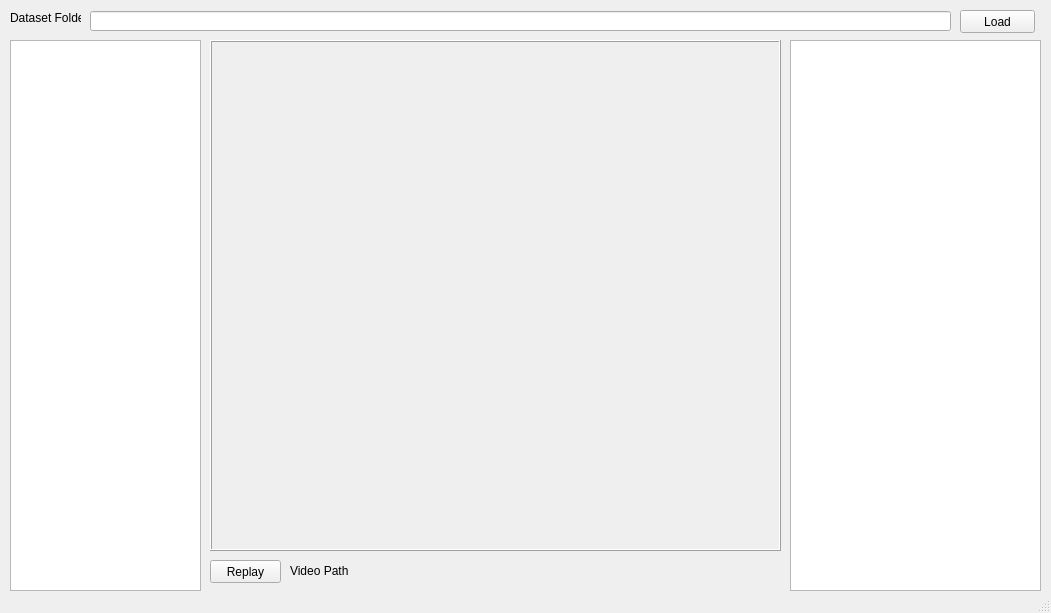
<?xml version="1.0" encoding="UTF-8"?>
<ui version="4.0">
 <class>MainWindow</class>
 <widget class="QMainWindow" name="MainWindow">
  <property name="geometry">
   <rect>
    <x>0</x>
    <y>0</y>
    <width>1051</width>
    <height>613</height>
   </rect>
  </property>
  <property name="windowTitle">
   <string>SVQA Dataset Viewer</string>
  </property>
  <widget class="QWidget" name="centralwidget">
   <widget class="QListWidget" name="videosListWidget">
    <property name="geometry">
     <rect>
      <x>10</x>
      <y>40</y>
      <width>191</width>
      <height>551</height>
     </rect>
    </property>
   </widget>
   <widget class="QLineEdit" name="datasetFolderLineEdit">
    <property name="geometry">
     <rect>
      <x>90</x>
      <y>11</y>
      <width>861</width>
      <height>20</height>
     </rect>
    </property>
   </widget>
   <widget class="QLabel" name="label">
    <property name="geometry">
     <rect>
      <x>10</x>
      <y>10</y>
      <width>71</width>
      <height>16</height>
     </rect>
    </property>
    <property name="text">
     <string>Dataset Folder</string>
    </property>
   </widget>
   <widget class="QPushButton" name="loadDatasetButton">
    <property name="geometry">
     <rect>
      <x>960</x>
      <y>10</y>
      <width>75</width>
      <height>23</height>
     </rect>
    </property>
    <property name="text">
     <string>Load</string>
    </property>
   </widget>
   <widget class="QFrame" name="videoFrame">
    <property name="geometry">
     <rect>
      <x>210</x>
      <y>40</y>
      <width>571</width>
      <height>511</height>
     </rect>
    </property>
    <property name="autoFillBackground">
     <bool>false</bool>
    </property>
    <property name="frameShape">
     <enum>QFrame::Box</enum>
    </property>
    <property name="frameShadow">
     <enum>QFrame::Raised</enum>
    </property>
   </widget>
   <widget class="QListWidget" name="questionsListWidget">
    <property name="geometry">
     <rect>
      <x>790</x>
      <y>40</y>
      <width>251</width>
      <height>551</height>
     </rect>
    </property>
    <property name="frameShape">
     <enum>QFrame::StyledPanel</enum>
    </property>
    <property name="frameShadow">
     <enum>QFrame::Sunken</enum>
    </property>
    <property name="editTriggers">
     <set>QAbstractItemView::NoEditTriggers</set>
    </property>
    <property name="wordWrap">
     <bool>true</bool>
    </property>
   </widget>
   <widget class="QPushButton" name="replayButton">
    <property name="geometry">
     <rect>
      <x>210</x>
      <y>560</y>
      <width>71</width>
      <height>23</height>
     </rect>
    </property>
    <property name="text">
     <string>Replay</string>
    </property>
   </widget>
   <widget class="QLabel" name="videoPathLabel">
    <property name="geometry">
     <rect>
      <x>290</x>
      <y>560</y>
      <width>491</width>
      <height>21</height>
     </rect>
    </property>
    <property name="text">
     <string>Video Path</string>
    </property>
   </widget>
  </widget>
  <widget class="QMenuBar" name="menubar">
   <property name="geometry">
    <rect>
     <x>0</x>
     <y>0</y>
     <width>1051</width>
     <height>21</height>
    </rect>
   </property>
  </widget>
  <widget class="QStatusBar" name="statusbar"/>
 </widget>
 <resources/>
 <connections/>
</ui>
